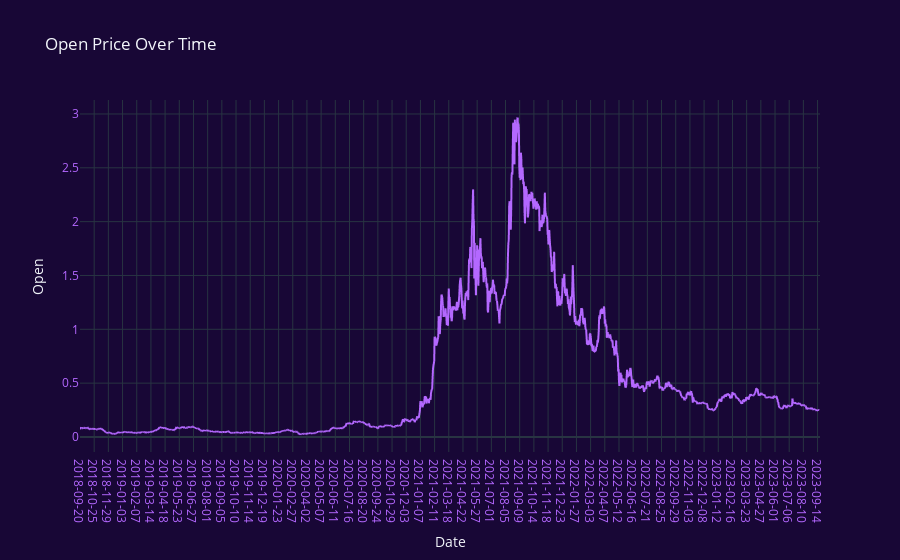

The code cell stored with this chart in its notebook:
### Markdown cell above
# Visualizations

## i) Graph for Open Prices

### Code cell
import plotly.graph_objects as go

plt.figure(figsize=(14, 6))
fig = px.line(ADA.Open,x=ADA.Date, y='Open', labels={'x': 'Date', 'y': 'Price'}, title='Open Price Over Time')
fig.update_xaxes(type='category')  # Ensure the x-axis treats the index as categorical (date)
fig.update_xaxes(tickfont=dict(color='#B468FF'))  # Set x-axis label color to light purple
fig.update_yaxes(tickfont=dict(color='#B468FF'))
fig.update_layout(
    paper_bgcolor='#180736',  # Set the background color to white
    plot_bgcolor='#180736',  # Set the background color to white
    template="plotly_dark"  # Use the "plotly_dark" template
)
fig.update_traces(line=dict(color='#B468FF'))

fig.update_xaxes(showgrid=True)
fig.update_yaxes(showgrid=True)
fig.show()

### Figure 1 — Plotly figure (JSON) as saved in the notebook; plotly's stock layout.template omitted (floating-point values rounded to 4 significant figures; data arrays with more than 128 entries replaced by an {"elided": "..."} marker saying what was removed)
{"data": [{"hovertemplate": "Date=%{x}<br>Open=%{y}<extra></extra>", "legendgroup": "", "line": {"color": "#B468FF", "dash": "solid"}, "marker": {"symbol": "circle"}, "mode": "lines", "name": "", "showlegend": false, "type": "scattergl", "x": {"elided": "1827 str values"}, "xaxis": "x", "y": {"elided": "1827 float values"}, "yaxis": "y"}], "layout": {"legend": {"tracegroupgap": 0}, "paper_bgcolor": "#180736", "plot_bgcolor": "#180736", "title": {"text": "Open Price Over Time"}, "xaxis": {"anchor": "y", "domain": [0, 1], "showgrid": true, "tickfont": {"color": "#B468FF"}, "title": {"text": "Date"}, "type": "category"}, "yaxis": {"anchor": "x", "domain": [0, 1], "showgrid": true, "tickfont": {"color": "#B468FF"}, "title": {"text": "Open"}}}}
